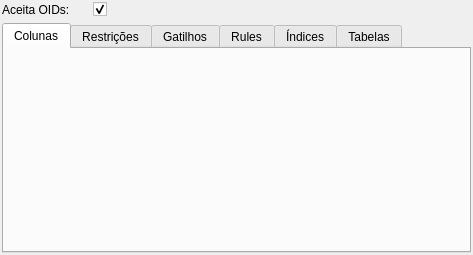
<?xml version="1.0" encoding="UTF-8"?>
<ui version="4.0">
 <class>TabelaWidget</class>
 <widget class="QWidget" name="TabelaWidget">
  <property name="geometry">
   <rect>
    <x>0</x>
    <y>0</y>
    <width>473</width>
    <height>255</height>
   </rect>
  </property>
  <property name="windowTitle">
   <string>Form</string>
  </property>
  <layout class="QGridLayout" name="tabela_grid">
   <property name="margin">
    <number>2</number>
   </property>
   <property name="spacing">
    <number>6</number>
   </property>
   <item row="0" column="0">
    <widget class="QLabel" name="aceita_oids_lbl">
     <property name="sizePolicy">
      <sizepolicy hsizetype="Fixed" vsizetype="Preferred">
       <horstretch>0</horstretch>
       <verstretch>0</verstretch>
      </sizepolicy>
     </property>
     <property name="minimumSize">
      <size>
       <width>85</width>
       <height>0</height>
      </size>
     </property>
     <property name="maximumSize">
      <size>
       <width>85</width>
       <height>16777215</height>
      </size>
     </property>
     <property name="text">
      <string>Aceita OIDs:</string>
     </property>
    </widget>
   </item>
   <item row="0" column="1">
    <widget class="QCheckBox" name="aceita_oids_chk">
     <property name="text">
      <string/>
     </property>
     <property name="checked">
      <bool>true</bool>
     </property>
    </widget>
   </item>
   <item row="1" column="0" colspan="2">
    <widget class="QTabWidget" name="atributos_tbw">
     <property name="currentIndex">
      <number>0</number>
     </property>
     <widget class="QWidget" name="tab">
      <attribute name="title">
       <string>Colunas</string>
      </attribute>
     </widget>
     <widget class="QWidget" name="tab_4">
      <attribute name="title">
       <string>Restrições</string>
      </attribute>
     </widget>
     <widget class="QWidget" name="tab_5">
      <attribute name="title">
       <string>Gatilhos</string>
      </attribute>
     </widget>
     <widget class="QWidget" name="tab_6">
      <attribute name="title">
       <string>Rules</string>
      </attribute>
     </widget>
     <widget class="QWidget" name="tab_3">
      <attribute name="title">
       <string>Índices</string>
      </attribute>
     </widget>
     <widget class="QWidget" name="tab_2">
      <attribute name="title">
       <string>Tabelas</string>
      </attribute>
      <layout class="QGridLayout" name="gridLayout">
       <property name="margin">
        <number>2</number>
       </property>
       <item row="0" column="0">
        <widget class="QSplitter" name="splitter">
         <property name="orientation">
          <enum>Qt::Horizontal</enum>
         </property>
         <widget class="QWidget" name="layoutWidget1">
          <layout class="QVBoxLayout" name="verticalLayout">
           <item>
            <widget class="QLabel" name="label">
             <property name="text">
              <string>Tabelas Ancestrais:</string>
             </property>
            </widget>
           </item>
           <item>
            <widget class="QListWidget" name="tabs_ancestrais_lst">
             <property name="editTriggers">
              <set>QAbstractItemView::NoEditTriggers</set>
             </property>
             <property name="showDropIndicator" stdset="0">
              <bool>false</bool>
             </property>
             <property name="alternatingRowColors">
              <bool>true</bool>
             </property>
             <property name="selectionMode">
              <enum>QAbstractItemView::NoSelection</enum>
             </property>
             <property name="uniformItemSizes">
              <bool>true</bool>
             </property>
             <property name="selectionRectVisible">
              <bool>true</bool>
             </property>
            </widget>
           </item>
          </layout>
         </widget>
         <widget class="QWidget" name="layoutWidget">
          <layout class="QVBoxLayout" name="verticalLayout_2">
           <item>
            <widget class="QLabel" name="label_2">
             <property name="text">
              <string>Tabelas Copiadas:</string>
             </property>
            </widget>
           </item>
           <item>
            <widget class="QListWidget" name="tabs_copiadas_lst">
             <property name="editTriggers">
              <set>QAbstractItemView::NoEditTriggers</set>
             </property>
             <property name="showDropIndicator" stdset="0">
              <bool>false</bool>
             </property>
             <property name="alternatingRowColors">
              <bool>true</bool>
             </property>
             <property name="selectionMode">
              <enum>QAbstractItemView::NoSelection</enum>
             </property>
             <property name="uniformItemSizes">
              <bool>true</bool>
             </property>
             <property name="selectionRectVisible">
              <bool>true</bool>
             </property>
            </widget>
           </item>
          </layout>
         </widget>
        </widget>
       </item>
      </layout>
     </widget>
    </widget>
   </item>
  </layout>
 </widget>
 <resources/>
 <connections/>
</ui>
